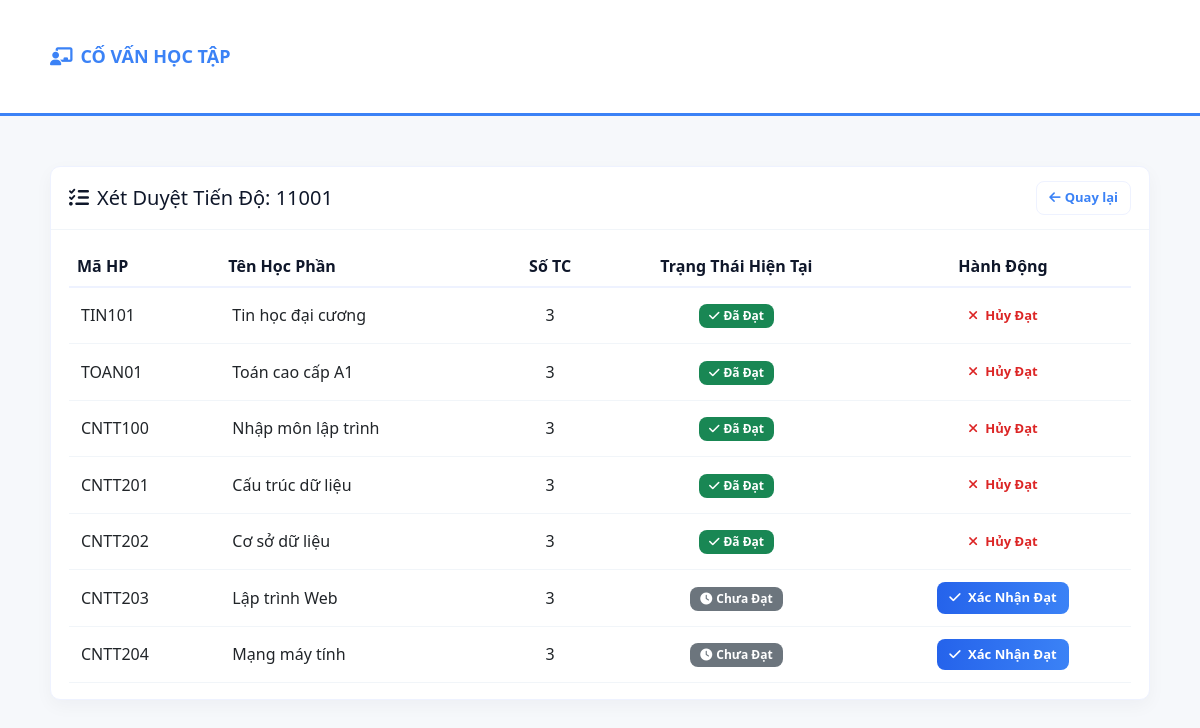
The app's page /index.php?page=advisor_check_progress&mssv=11001 (signed in) with its own data.
### tables this page shows
CREATE TABLE `ketquahoctap` (
  `ID` int(11) NOT NULL,
  `MSSV` varchar(20) DEFAULT NULL,
  `MaHocPhan` varchar(20) DEFAULT NULL,
  `DiemTongKet` float DEFAULT NULL,
  `TrangThai` enum('Dat','KhongDat','DangHoc') DEFAULT 'DangHoc'
);

CREATE TABLE `hocphan` (
  `MaHocPhan` varchar(20) NOT NULL,
  `TenHocPhan` varchar(150) NOT NULL,
  `SoTinChi` int(11) NOT NULL,
  `SoTietLyThuyet` int(11) DEFAULT 0,
  `SoTietThucHanh` int(11) DEFAULT 0,
  `HocKyGoiY` int(11) DEFAULT NULL
);

### src/app/models/AdvisorModel.php (called while the page is built, shortened)
<?php
require_once __DIR__ . '/../config/Database.php';
class AdvisorModel {
    private $conn;
    public function __construct() {
        $db = new Database();
        $this->conn = $db->connect();
    }
public function getStudentGrades($mssv) {
    $sql = "SELECT hp.MaHocPhan, hp.TenHocPhan, hp.SoTinChi,
                   kq.TrangThai, kq.DiemTongKet
            FROM HocPhan hp
            LEFT JOIN KetQuaHocTap kq ON hp.MaHocPhan = kq.MaHocPhan AND kq.MSSV = ?
            ORDER BY hp.HocKyGoiY ASC";
    $stmt = $this->conn->prepare($sql);
    $stmt->bind_param("s", $mssv);
    $stmt->execute();
    return $stmt->get_result()->fetch_all(MYSQLI_ASSOC);
}
}
?>

### src/app/config/Database.php (called while the page is built, shortened)
<?php
class Database {
    private $host = "localhost";
    private $user = "root";
    private $pass = "";
    private $dbname = "ql_kehoachhoctap";
    public function connect() {
        $this->conn = null;
        try {
            $this->conn = new mysqli($this->host, $this->user, $this->pass, $this->dbname);
            $this->conn->set_charset("utf8mb4");
        } catch (Exception $e) {
            echo "Lỗi kết nối: " . $e->getMessage();
        }
        return $this->conn;
    }
}
?>

### src/views/advisor/check_progress.php (the view, shortened to what this page needs)
<!DOCTYPE html>
<html lang="vi">
<head>
    <link href="https://cdn.jsdelivr.net/npm/bootstrap@5.3.0/dist/css/bootstrap.min.css" rel="stylesheet">
    <link rel="stylesheet" href="https://cdnjs.cloudflare.com/ajax/libs/font-awesome/6.4.0/css/all.min.css">
</head>
<body>
<nav class="navbar navbar-expand-lg mb-4">
    <div class="container">
        <a class="navbar-brand" href="#">
            <i class="fas fa-chalkboard-teacher me-2"></i>CỐ VẤN HỌC TẬP
        </a>
    </div>
</nav>
<div class="container">
    <div class="card">
        <div class="card-header">
            <h5><i class="fas fa-tasks me-2"></i>Xét Duyệt Tiến Độ: <?= $_GET['mssv'] ?></h5>
            <a href="index.php?page=advisor_dashboard" class="btn btn-sm btn-light">
                <i class="fas fa-arrow-left me-1"></i>Quay lại
            </a>
        </div>
        <div class="card-body">
            <table class="table table-hover align-middle">
                <thead>
                    <tr>
                        <th>Mã HP</th>
                        <th>Tên Học Phần</th>
                        <th class="text-center">Số TC</th>
                        <th class="text-center">Trạng Thái Hiện Tại</th>
                        <th class="text-center">Hành Động</th>
                    </tr>
                </thead>
                <tbody>
                    <?php foreach ($transcript as $row): ?>
                        <tr>
                            <td><?= $row['MaHocPhan'] ?></td>
                            <td><?= $row['TenHocPhan'] ?></td>
                            <td class="text-center"><?= $row['SoTinChi'] ?></td>
                            <td class="text-center">
                                <?php if ($row['TrangThai'] == 'Dat'): ?>
                                    <span class="badge bg-success"><i class="fas fa-check me-1"></i>Đã Đạt</span>
                                <?php else: ?>
                                    <span class="badge bg-secondary"><i class="fas fa-clock me-1"></i>Chưa Đạt</span>
                                <?php endif; ?>
                            </td>
                            <td class="text-center">
                                <?php if ($row['TrangThai'] == 'Dat'): ?>
                                    <a href="index.php?page=advisor_toggle_status&mssv=<?= $_GET['mssv'] ?>&mahp=<?= $row['MaHocPhan'] ?>&status=KhongDat"
                                       class="btn btn-outline-danger btn-sm">
                                       <i class="fas fa-times me-1"></i> Hủy Đạt
                                    </a>
                                <?php else: ?>
                                    <a href="index.php?page=advisor_toggle_status&mssv=<?= $_GET['mssv'] ?>&mahp=<?= $row['MaHocPhan'] ?>&status=Dat"
                                       class="btn btn-success btn-sm">
                                       <i class="fas fa-check me-1"></i> Xác Nhận Đạt
                                    </a>
                                <?php endif; ?>
                            </td>
                        </tr>
                    <?php endforeach; ?>
                </tbody>
            </table>
        </div>
    </div>
</div>
</body>
</html>

### src/views/advisor/check_progress.php (style rules this page uses)
:root { --accent:#3b82f6; --surface:#ffffff; --bg:#f6f8fb; }
body { background:var(--bg); font-family: "Segoe UI", Tahoma, Arial, sans-serif; color:#0f172a; }
.navbar { background:var(--surface) !important; border-bottom:3px solid var(--accent); padding:12px 0; }
.navbar-brand { color:var(--accent) !important; font-weight:700; font-size:18px; }
.container { padding:26px 20px; margin-top:0; }
.card { border-radius:10px; border:1px solid #eef2ff; background:var(--surface); box-shadow:0 6px 18px rgba(15,23,42,0.04); }
.card-header { background:transparent; border-bottom:1px solid #f1f5f9; font-weight:700; padding:14px 18px; color:#0f172a; display:flex; justify-content:space-between; align-items:center; }
.card-header h5 { margin:0; }
.card-body { padding:16px 18px; }
.table { margin-bottom:0; }
.table thead th { background:transparent; color:#0f172a; font-weight:700; border-bottom:2px solid #eef2ff; }
.table tbody tr { border-bottom:1px solid #f1f5f9; transition:all .12s ease; }
.table tbody td { padding:12px; vertical-align:middle; }
.badge { border-radius:8px; padding:6px 10px; font-weight:700; font-size:12px; }
.badge.bg-success { background:#10b981; }
.badge.bg-secondary { background:#cbd5e1; }
.btn { border-radius:8px; padding:6px 12px; font-weight:700; font-size:13px; border:none; }
.btn-outline-danger { color:#dc2626; border-color:#dc2626; }
.btn-success { background:linear-gradient(90deg,#2563eb,#3b82f6); color:#fff; }
.btn-light { background:#fff; color:var(--accent); border:1px solid #eef2ff; }

### records on screen
ketquahoctap: MaHocPhan.MaHocPhan "TIN101", MaHocPhan.TenHocPhan "Tin học đại cương", MaHocPhan.SoTinChi "3", TrangThai "Dat" (drawn)
ketquahoctap: MaHocPhan.MaHocPhan "TOAN01", MaHocPhan.TenHocPhan "Toán cao cấp A1", MaHocPhan.SoTinChi "3", TrangThai "Dat" (drawn)
ketquahoctap: MaHocPhan.MaHocPhan "CNTT100", MaHocPhan.TenHocPhan "Nhập môn lập trình", MaHocPhan.SoTinChi "3", TrangThai "Dat" (drawn)
ketquahoctap: MaHocPhan.MaHocPhan "CNTT201", MaHocPhan.TenHocPhan "Cấu trúc dữ liệu", MaHocPhan.SoTinChi "3", TrangThai "Dat" (drawn)
ketquahoctap: MaHocPhan.MaHocPhan "CNTT202", MaHocPhan.TenHocPhan "Cơ sở dữ liệu", MaHocPhan.SoTinChi "3", TrangThai "Dat" (drawn)
hocphan: MaHocPhan "CNTT203", TenHocPhan "Lập trình Web", SoTinChi "3", shows "Chưa Đạt"
hocphan: MaHocPhan "CNTT204", TenHocPhan "Mạng máy tính", SoTinChi "3", shows "Chưa Đạt"

### other values on screen
$_GET['mssv'] "11001"
